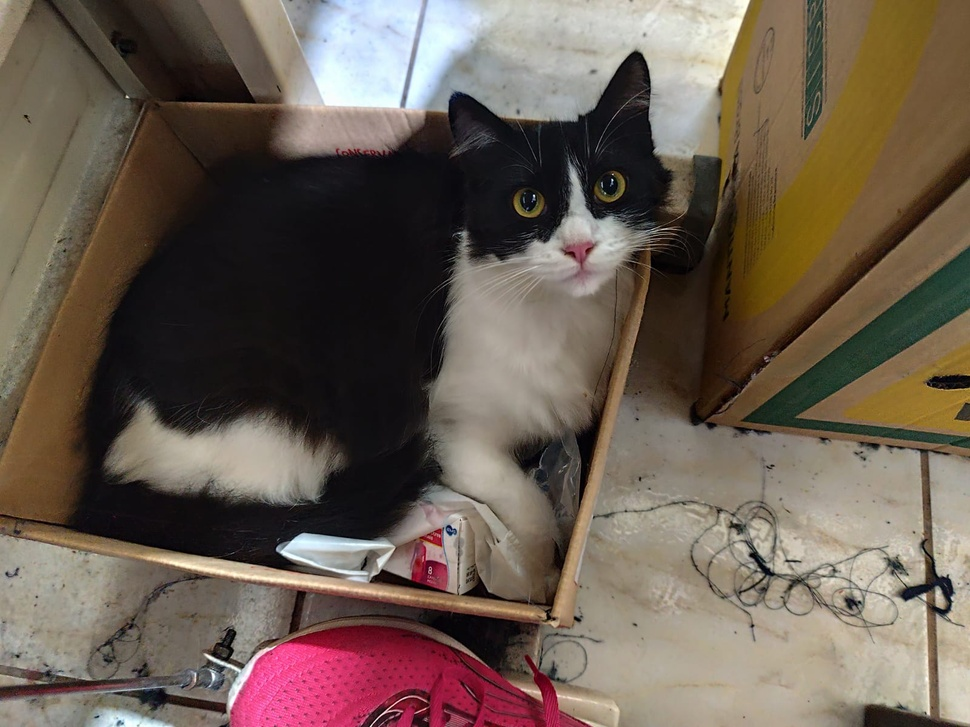
#> input picture Pequena_Dormindo.jpeg, 970 x 727 px, shrunk from 1600 x 1200 before the run, found by its file name
$ python Foto_Tratamento.py
#> lines starting #> are read from the running program, lines starting #| are printed output that depends on the picture; after the words box and inside, x2 and y2 are one past the last pixel; in counts of white or black regions, pixels touching at a corner belong together
# Importar bibliotecas necessárias
import cv2
import numpy as np


# Carregar imagem colorida
imagem = cv2.imread(r'C:\Projeto Colabi\Projeto-Cats-end-Dogs\Pequena_Dormindo.jpeg')
#> imagem is the input picture: shape (727, 970, 3); mean B, G, R 82, 93.4, 107.2

# Verificar se a imagem foi carregada corretamente
if imagem is None:
	raise FileNotFoundError("A imagem não foi encontrada. Verifique o caminho do arquivo.")

# Converter para escala de cinza
imagem_cinza = cv2.cvtColor(imagem, cv2.COLOR_BGR2GRAY)
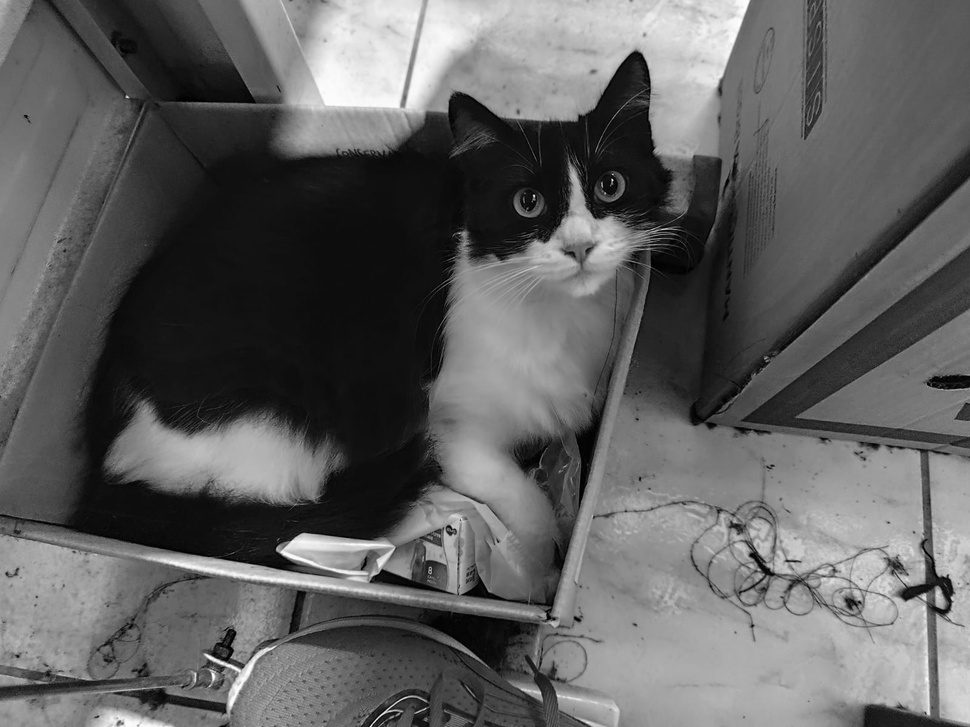
#> imagem_cinza: shape (727, 970); min 0, max 255, mean 96.2

# Definir limiar para binarização
limiar = 127
_, imagem_binarizada = cv2.threshold(imagem_cinza, limiar, 255, cv2.THRESH_BINARY)
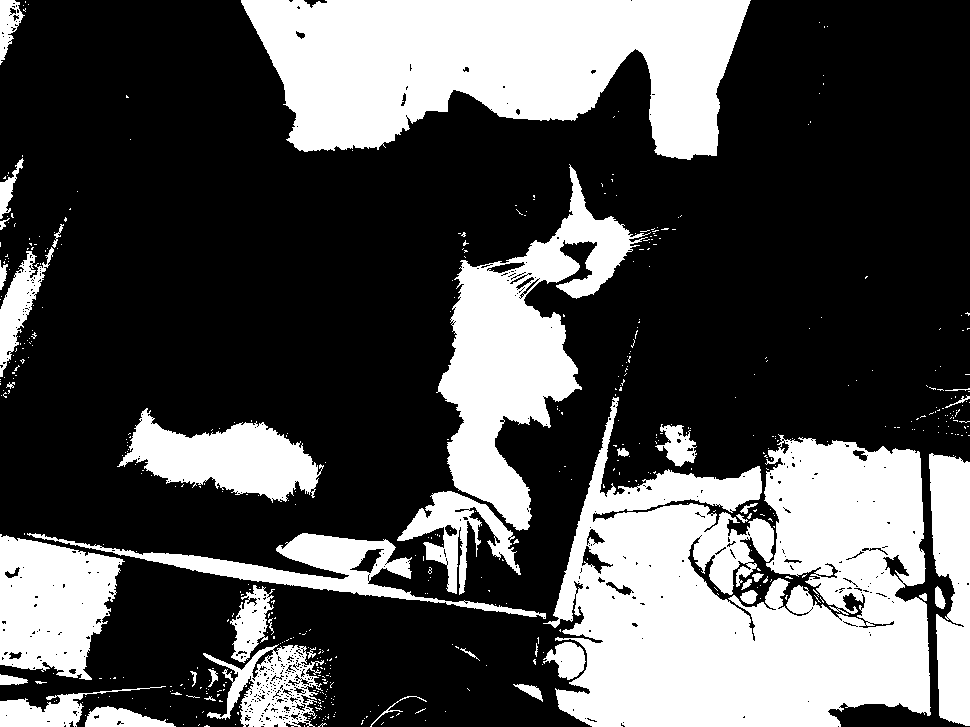
#> imagem_binarizada: shape (727, 970); 32.6% white; 538 white regions (496 under 20 px), largest, box (x1, y1, x2, y2) and area: (543, 397, 931, 727) 84011, (241, 0, 751, 160) 56227, (436, 164, 651, 531) 26500

# Exibir imagens
cv2.imshow('Imagem Cinza', imagem_cinza)
cv2.imshow('Imagem Binarizada', imagem_binarizada)
cv2.waitKey(0)
cv2.destroyAllWindows()

# Salvar as imagens processadas
cv2.imwrite('imagem_cinza.jpg', imagem_cinza)
cv2.imwrite('imagem_binarizada.jpg', imagem_binarizada)
